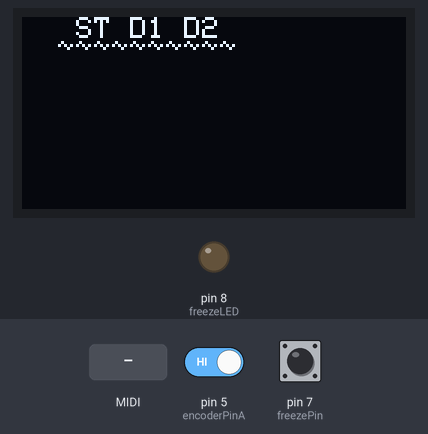
Recording of a sketch running on a simulated Arduino Uno, built with avr-gcc and run on an emulated ATmega328P. Shown: 128×64 one-colour display, output pins drawn as LEDs (lit = HIGH). Dashed ring = blinking. Inputs (shaded band) come from the test bench; at power-on: pin 7 (freezePin) HIGH, pin 5 (encoderPinA) HIGH. MIDI output is not drawn; what the sketch prints to the serial monitor is not drawn.

Above: at 4.2 s.
4.3 s: MIDI note 36 received
At 5.0 s:
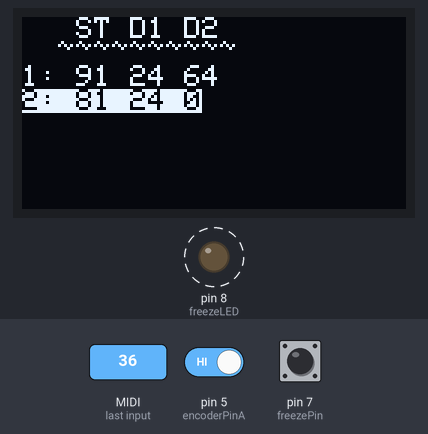
6.1 s: MIDI note 60 received
At 6.8 s:
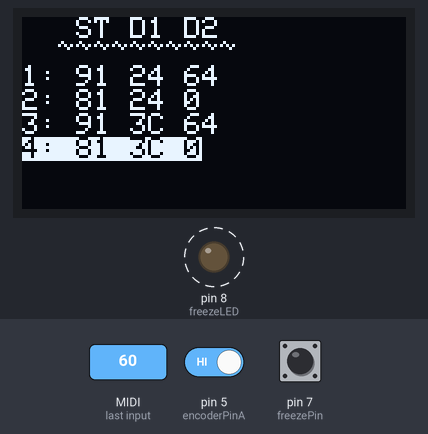
8.0 s: pin 7 (freezePin) pulled LOW for 0.15 s
At 8.8 s:
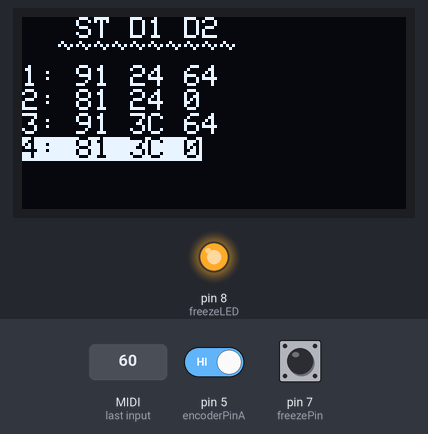
Timing chart, 0 to 17.1 s (numbered marks = the images above; inputs shaded):
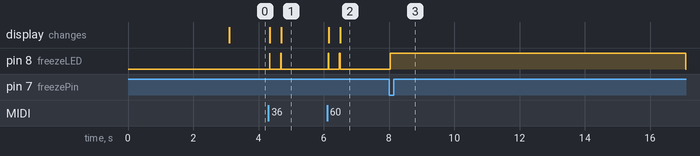

The sketch:

midiMessageMachine.ino
```cpp
#include <MIDI.h>
#include <Wire.h>
#include "SSD1306Ascii.h"  // https://github.com/greiman/SSD1306Ascii
#include "SSD1306AsciiAvrI2c.h"

#define I2C_ADDRESS 0x3C
#define RST_PIN -1
#define encoderPinA 5
#define encoderPinB 6

#define freezePin 7
#define freezeLED 8

SSD1306AsciiAvrI2c oled;

MIDI_CREATE_DEFAULT_INSTANCE();

bool freezeInput = false;

const int maxMessages = 300;
struct MidiMessage {
  byte status;
  byte data1;
  byte data2;
};

MidiMessage
    midiMessages[maxMessages];  // Store MIDI messages so they can be recalled
int messageIndex = 0;

// For displaying stored messages
int displayedMessages = 0;
bool displayUpdated = false;
int encoder = 0;
int startIndex = 0;

// Encoder Settings
int aState;
int aLastState = 0;

bool headerDisplayed = false;  // Header Flag

void setup() {
  Serial.begin(9600);

// Initialize display
#if RST_PIN >= 0
  oled.begin(&Adafruit128x64, I2C_ADDRESS, RST_PIN);
#else
  oled.begin(&Adafruit128x64, I2C_ADDRESS);
#endif

  MIDI.begin(MIDI_CHANNEL_OMNI);  // Initialize MIDI

  // Setup pins
  pinMode(encoderPinA, INPUT_PULLUP);
  pinMode(encoderPinB, INPUT_PULLUP);

  pinMode(freezePin, INPUT_PULLUP);
  pinMode(freezeLED, OUTPUT);

  aLastState = digitalRead(encoderPinA);

  oled.setFont(Adafruit5x7);

  oled.setRow(1);
  oled.println(F("INTUITIVE HARMONY"));
  oled.println(F(""));
  oled.set2X();
  oled.println(F("MIDI"));
  oled.set1X();
  oled.println(F("Message Machine"));

  delay(3000);
  oled.clear();
}

void loop() {
  Serial.print("freeze: ");
  Serial.print(freezeInput);
  Serial.print(" encoder: ");
  Serial.print(encoder);
  Serial.print(" startIndex: ");
  Serial.println(startIndex);
  // Serial.print("messageIndex: ");
  // Serial.println(messageIndex);
  // Serial.print("displayedMessages: ");
  // Serial.println(displayedMessages);

  // Handle encoder input
  handleEncoder();

  // Handle input from freeze button
  handleFreeze();

  // Display MIDI messages below the header
  if (MIDI.read() && !freezeInput) {
    digitalWrite(freezeLED, HIGH);

    // Store the received MIDI message in the array
    midiMessages[messageIndex].status = MIDI.getType() | MIDI.getChannel();
    midiMessages[messageIndex].data1 = MIDI.getData1();
    midiMessages[messageIndex].data2 = MIDI.getData2();

    handleDisplayedMessageTabulation(1);

    // Limit to the max messages and reset if reached
    if (messageIndex < maxMessages) {
      messageIndex++;
    } else {
      messageIndex = 0;
      handleResetHeader();  // reset header after reseting the message array
      startIndex = 0;
      displayedMessages = 0;
    }
  }
  // Check to see if the screen should be reset
  if (displayedMessages >= 7 && messageIndex > 0 && displayUpdated == false) {
    handleResetHeader();
    startIndex = startIndex + 6;
    displayedMessages = 1;
  }
  // hacky way to reset the display after the first 6 notes
  if (displayedMessages != 7 && messageIndex > 0) {
    displayUpdated = false;
  }

  // print the header
  if (!headerDisplayed) {
    printHeader(messageIndex);
  }

  // Print stored messages
  oled.setRow(2);
  printStoredMessages();
  digitalWrite(freezeLED, LOW);
}

void handleFreeze() {
  if (freezeInput == true) {
    digitalWrite(freezeLED, HIGH);
  } else {
    digitalWrite(freezeLED, LOW);
  }
  static bool buttonState = HIGH;  // HIGH means not pressed

  if (digitalRead(freezePin) == LOW && buttonState == HIGH) {
    // Button was pressed
    freezeInput = !freezeInput;  // Toggle freezeInput
    buttonState = LOW;  // Update buttonState to indicate button is pressed
  } else if (digitalRead(freezePin) == HIGH && buttonState == LOW) {
    // Button was released
    buttonState = HIGH;  // Update buttonState to indicate button is not pressed
  }
}

void handleEncoder() {
  // Read the current state of the A channel of the encoder
  aState = digitalRead(encoderPinA);
  // Check if the state of the A channel has changed
  if (aState != aLastState) {
    // Ensure encoder is non-negative
    if (encoder >= 0) {
      // Check if the B channel is different from the current A channel state
      // (encoder turned clockwise)
      if (digitalRead(encoderPinB) != aState) {
        // Increment encoder
        encoder++;
      }
      // Encoder turned counterclockwise
      else {
        // Check if encoder is greater than 0
        if (encoder > 0) {
          // Decrement encoder
          encoder--;
        }
      }
    }
    aLastState = aState;
  }
  // Encoder will increment by two, this will increment the startIndex by one
  // based off of the encoder
  if (encoder < 0) {
    encoder = 0;
  } else {
    encoder = encoder / 2;
  }
}

// Will adjust the placement of the headers based on the number printed for the
// message index
void printHeader(int messageIndex) {
  // Print the header
  if (messageIndex < 10) {
    oled.println("   ST D1 D2");
    oled.println("  ~~~~~~~~~~");
  } else if (messageIndex > 100) {
    oled.println("     ST D1 D2");
    oled.println("    ~~~~~~~~~~");
  } else if (messageIndex > 10) {
    oled.println("    ST D1 D2");
    oled.println("   ~~~~~~~~~~");
  }
  headerDisplayed = true;
}

void printStoredMessages() {
  // Print the stored MIDI messages
  for (int i = startIndex; i < messageIndex; i++) {
    // highlight most current message
    if (i + 1 == messageIndex) {
      oled.setInvertMode(1);
    }
    oled.print(i + 1);
    oled.print(": ");
    oled.print(midiMessages[i].status, HEX);
    oled.print(" ");
    oled.print(midiMessages[i].data1, HEX);
    oled.print(" ");
    oled.println(midiMessages[i].data2, HEX);
  }
  // reset highlight
  oled.setInvertMode(0);
}

// Clear display after 6 messages and print the next 6 messages
void handleResetHeader() {
  oled.clear();
  displayUpdated = true;
  headerDisplayed = false;  // reset header flag
}

void handleDisplayedMessageTabulation(int increment) {
  // Limit Displayed Messages to 6
  if (displayedMessages < 7) {
    displayedMessages += increment;
  } else {
    displayedMessages = 0;
  }
}
```

Measured:
- after the input at 4.3 s, pin 8 (freezeLED): alternates HIGH for 0.01 s and LOW for 0.33 s, 4 changes in all, then stays LOW, starting at once; the display: first changes after 0.05 s (image 1 shows a later state)
- after the input at 6.1 s, pin 8 (freezeLED): alternates HIGH for 0.03 s and LOW for 0.31 s, 4 changes in all, then stays LOW, starting at once; the display: first changes after 0.06 s (image 2 shows a later state)
- after the input at 8.0 s, pin 8 (freezeLED): LOW → HIGH at once, → LOW 9.1 s later
